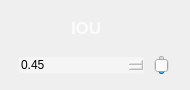
                 <widget class="QFrame" name="IOU_QF">
                  <property name="minimumSize">
                   <size>
                    <width>190</width>
                    <height>90</height>
                   </size>
                  </property>
                  <property name="maximumSize">
                   <size>
                    <width>190</width>
                    <height>90</height>
                   </size>
                  </property>
                  <property name="styleSheet">
                   <string notr="true">QFrame#IOU_QF{
border:2px solid rgba(255, 255, 255, 70);
border-radius:15px;
}</string>
                  </property>
                  <layout class="QVBoxLayout" name="verticalLayout_15">
                   <item>
                    <widget class="QPushButton" name="ToggleBotton_2">
                     <property name="sizePolicy">
                      <sizepolicy hsizetype="Expanding" vsizetype="Fixed">
                       <horstretch>0</horstretch>
                       <verstretch>0</verstretch>
                      </sizepolicy>
                     </property>
                     <property name="minimumSize">
                      <size>
                       <width>0</width>
                       <height>30</height>
                      </size>
                     </property>
                     <property name="maximumSize">
                      <size>
                       <width>16777215</width>
                       <height>30</height>
                      </size>
                     </property>
                     <property name="font">
                      <font>
                       <family>Nirmala UI</family>
                       <pointsize>13</pointsize>
                       <italic>false</italic>
                       <bold>true</bold>
                      </font>
                     </property>
                     <property name="cursor">
                      <cursorShape>ArrowCursor</cursorShape>
                     </property>
                     <property name="mouseTracking">
                      <bool>true</bool>
                     </property>
                     <property name="focusPolicy">
                      <enum>Qt::FocusPolicy::NoFocus</enum>
                     </property>
                     <property name="contextMenuPolicy">
                      <enum>Qt::ContextMenuPolicy::NoContextMenu</enum>
                     </property>
                     <property name="layoutDirection">
                      <enum>Qt::LayoutDirection::LeftToRight</enum>
                     </property>
                     <property name="autoFillBackground">
                      <bool>false</bool>
                     </property>
                     <property name="styleSheet">
                      <string notr="true">QPushButton{
background-image: url(:/all/img/IOU.png);
background-repeat: no-repeat;
background-position: left center;
border: none;
border-left: 20px solid transparent;

text-align: left;
padding-left: 40px;
padding-bottom: 4px;
color: rgba(255, 255, 255, 199);
font: 700 13pt &quot;Nirmala UI&quot;;
}</string>
                     </property>
                     <property name="text">
                      <string>IOU</string>
                     </property>
                     <property name="icon">
                      <iconset theme="zoom-out"/>
                     </property>
                     <property name="autoDefault">
                      <bool>false</bool>
                     </property>
                     <property name="default">
                      <bool>false</bool>
                     </property>
                     <property name="flat">
                      <bool>false</bool>
                     </property>
                    </widget>
                   </item>
                   <item>
                    <widget class="QFrame" name="frame_3">
                     <property name="sizePolicy">
                      <sizepolicy hsizetype="Preferred" vsizetype="Preferred">
                       <horstretch>0</horstretch>
                       <verstretch>0</verstretch>
                      </sizepolicy>
                     </property>
                     <property name="minimumSize">
                      <size>
                       <width>0</width>
                       <height>20</height>
                      </size>
                     </property>
                     <property name="maximumSize">
                      <size>
                       <width>16777215</width>
                       <height>20</height>
                      </size>
                     </property>
                     <layout class="QHBoxLayout" name="horizontalLayout_10">
                      <property name="spacing">
                       <number>10</number>
                      </property>
                      <property name="leftMargin">
                       <number>8</number>
                      </property>
                      <property name="topMargin">
                       <number>0</number>
                      </property>
                      <property name="rightMargin">
                       <number>10</number>
                      </property>
                      <property name="bottomMargin">
                       <number>0</number>
                      </property>
                      <item>
                       <widget class="QDoubleSpinBox" name="iou_spinbox">
                        <property name="cursor">
                         <cursorShape>PointingHandCursor</cursorShape>
                        </property>
                        <property name="styleSheet">
                         <string notr="true">QDoubleSpinBox {
border: 0px solid lightgray;
border-radius: 2px;
background-color: rgba(255,255,255,90);
font: 600 9pt &quot;Segoe UI&quot;;
}
        
QDoubleSpinBox::up-button {
width: 10px;
height: 9px;
margin: 0px 3px 0px 0px;
border-image: url(:/all/img/box_up.png);
}
QDoubleSpinBox::up-button:pressed {
margin-top: 1px;
}
            
QDoubleSpinBox::down-button {
width: 10px;
height: 9px;
margin: 0px 3px 0px 0px;
border-image: url(:/all/img/box_down.png);
}
QDoubleSpinBox::down-button:pressed {
margin-bottom: 1px;
}</string>
                        </property>
                        <property name="minimum">
                         <double>0.010000000000000</double>
                        </property>
                        <property name="maximum">
                         <double>1.000000000000000</double>
                        </property>
                        <property name="singleStep">
                         <double>0.050000000000000</double>
                        </property>
                        <property name="value">
                         <double>0.450000000000000</double>
                        </property>
                       </widget>
                      </item>
                      <item>
                       <widget class="QSlider" name="iou_slider">
                        <property name="cursor">
                         <cursorShape>PointingHandCursor</cursorShape>
                        </property>
                        <property name="styleSheet">
                         <string notr="true">QSlider::groove:horizontal {
border: none;
height: 10px;
background-color: rgba(255,255,255,90);
border-radius: 5px;
}

QSlider::handle:horizontal {
width: 10px;
margin: -1px 0px -1px 0px;
border-radius: 3px;
background-color: white;
}

QSlider::sub-page:horizontal {
background-color: qlineargradient(x1:0, y1:0, x2:1, y2:1, stop:0 #59969b, stop:1 #04e7fa);
border-radius: 5px;
}</string>
                        </property>
                        <property name="minimum">
                         <number>1</number>
                        </property>
                        <property name="maximum">
                         <number>100</number>
                        </property>
                        <property name="value">
                         <number>45</number>
                        </property>
                       </widget>
                      </item>
                     </layout>
                    </widget>
                   </item>
                  </layout>
                 </widget>
